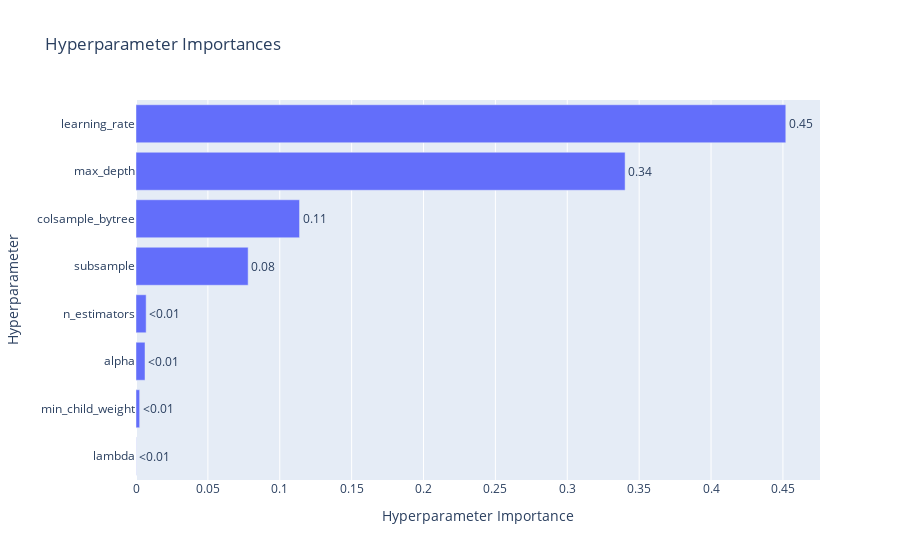

Notebook source saved alongside this figure:
### Markdown cell above
Now we can visualize the importance of each parameter and hyperparameter in our model.

### Code cell
optuna.visualization.plot_param_importances(study)

### Figure 1 — Plotly figure (JSON) as saved in the notebook; plotly's stock layout.template omitted (floating-point values rounded to 4 significant figures)
{"data": [{"cliponaxis": false, "hovertemplate": ["lambda (FloatDistribution): 0.00012500008116558134<extra></extra>", "min_child_weight (IntDistribution): 0.002548070995987803<extra></extra>", "alpha (FloatDistribution): 0.0062721494885017125<extra></extra>", "n_estimators (IntDistribution): 0.0070605404205319475<extra></extra>", "subsample (FloatDistribution): 0.0780075694099716<extra></extra>", "colsample_bytree (FloatDistribution): 0.11375856223194854<extra></extra>", "max_depth (IntDistribution): 0.3402242597421759<extra></extra>", "learning_rate (FloatDistribution): 0.45200384762971696<extra></extra>"], "name": "Objective Value", "orientation": "h", "text": ["<0.01", "<0.01", "<0.01", "<0.01", "0.08", "0.11", "0.34", "0.45"], "textposition": "outside", "type": "bar", "x": [0.000125, 0.002548, 0.006272, 0.007061, 0.07801, 0.1138, 0.3402, 0.452], "y": ["lambda", "min_child_weight", "alpha", "n_estimators", "subsample", "colsample_bytree", "max_depth", "learning_rate"]}], "layout": {"title": {"text": "Hyperparameter Importances"}, "xaxis": {"title": {"text": "Hyperparameter Importance"}}, "yaxis": {"title": {"text": "Hyperparameter"}}}}
